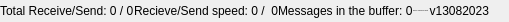
              <widget class="QFrame" name="bottomBar">
               <property name="minimumSize">
                <size>
                 <width>0</width>
                 <height>22</height>
                </size>
               </property>
               <property name="maximumSize">
                <size>
                 <width>16777215</width>
                 <height>22</height>
                </size>
               </property>
               <property name="frameShape">
                <enum>QFrame::NoFrame</enum>
               </property>
               <property name="frameShadow">
                <enum>QFrame::Raised</enum>
               </property>
               <layout class="QHBoxLayout" name="horizontalLayout_5">
                <property name="spacing">
                 <number>0</number>
                </property>
                <property name="leftMargin">
                 <number>0</number>
                </property>
                <property name="topMargin">
                 <number>0</number>
                </property>
                <property name="rightMargin">
                 <number>0</number>
                </property>
                <property name="bottomMargin">
                 <number>0</number>
                </property>
                <item>
                 <widget class="QLabel" name="label_receive_send_count">
                  <property name="text">
                   <string>Total Receive/Send: 0 / 0</string>
                  </property>
                 </widget>
                </item>
                <item>
                 <widget class="QLabel" name="label_receive_send_speed">
                  <property name="text">
                   <string>Recieve/Send speed: 0 /  0</string>
                  </property>
                 </widget>
                </item>
                <item>
                 <widget class="QLabel" name="label">
                  <property name="text">
                   <string>Messages in the buffer: 0</string>
                  </property>
                 </widget>
                </item>
                <item>
                 <widget class="QLabel" name="creditsLabel">
                  <property name="maximumSize">
                   <size>
                    <width>16777215</width>
                    <height>16</height>
                   </size>
                  </property>
                  <property name="font">
                   <font>
                    <family>Segoe UI</family>
                    <pointsize>-1</pointsize>
                    <italic>false</italic>
                    <bold>false</bold>
                   </font>
                  </property>
                  <property name="text">
                   <string>Design by: Wanderson M. Pimenta</string>
                  </property>
                  <property name="alignment">
                   <set>Qt::AlignLeading|Qt::AlignLeft|Qt::AlignVCenter</set>
                  </property>
                 </widget>
                </item>
                <item>
                 <widget class="QLabel" name="version">
                  <property name="text">
                   <string>v13082023</string>
                  </property>
                  <property name="alignment">
                   <set>Qt::AlignRight|Qt::AlignTrailing|Qt::AlignVCenter</set>
                  </property>
                 </widget>
                </item>
                <item>
                 <widget class="QFrame" name="frame_size_grip">
                  <property name="minimumSize">
                   <size>
                    <width>20</width>
                    <height>0</height>
                   </size>
                  </property>
                  <property name="maximumSize">
                   <size>
                    <width>20</width>
                    <height>16777215</height>
                   </size>
                  </property>
                  <property name="frameShape">
                   <enum>QFrame::NoFrame</enum>
                  </property>
                  <property name="frameShadow">
                   <enum>QFrame::Raised</enum>
                  </property>
                 </widget>
                </item>
               </layout>
              </widget>
